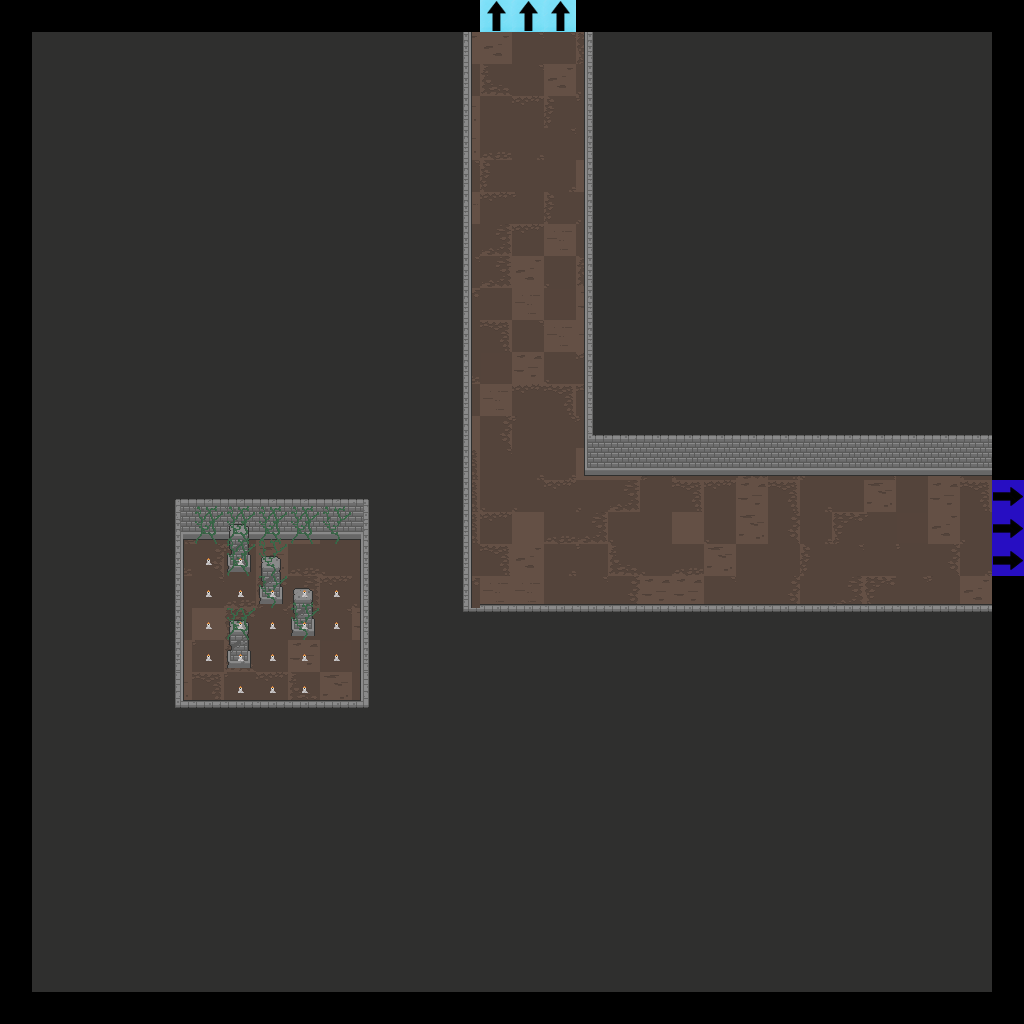

This is a level from a 2D game, rendered from its Tiled map with the project's own tilesets. A one-line summary and the map file follow, with tile-layer data summarised:
An orthogonal 32x32 tile map with 32x32 px tiles, 7 tile layers (Floor, Walls, Doors, Pillars, ...), 2 tilesets.

<map version="1.2" tiledversion="2019.04.18" orientation="orthogonal" renderorder="right-down" width="32" height="32" tilewidth="32" tileheight="32" infinite="0" nextlayerid="22" nextobjectid="1">
 <tileset firstgid="1" source="Dungeon_Tileset_2.tsx" />
 <tileset firstgid="321" source="flags.tsx" />
 <layer id="15" name="Floor" width="32" height="32">
  <data>[1024 cells, 900 non-empty, 25 distinct tile ids]</data>
 </layer>
 <layer id="16" name="Walls" width="32" height="32">
  <data>[1024 cells, 790 non-empty, 20 distinct tile ids]</data>
 </layer>
 <layer id="17" name="Doors" width="32" height="32">
  <data>[1024 cells, 8 non-empty, 2 distinct tile ids]</data>
 </layer>
 <layer id="18" name="Pillars" width="32" height="32">
  <properties>
   <property name="unity:SortingLayer" value="Player" />
  </properties>
  <data>[1024 cells, 8 non-empty, 4 distinct tile ids]</data>
 </layer>
 <layer id="19" name="Candles" width="32" height="32">
  <data>[1024 cells, 20 non-empty, 1 distinct tile ids]</data>
 </layer>
 <layer id="20" name="Debris" width="32" height="32">
  <data>[1024 cells, 10 non-empty, 4 distinct tile ids]</data>
 </layer>
 <layer id="21" name="Flags" width="32" height="32">
  <data>[1024 cells, 6 non-empty, 2 distinct tile ids]</data>
 </layer>
</map>
